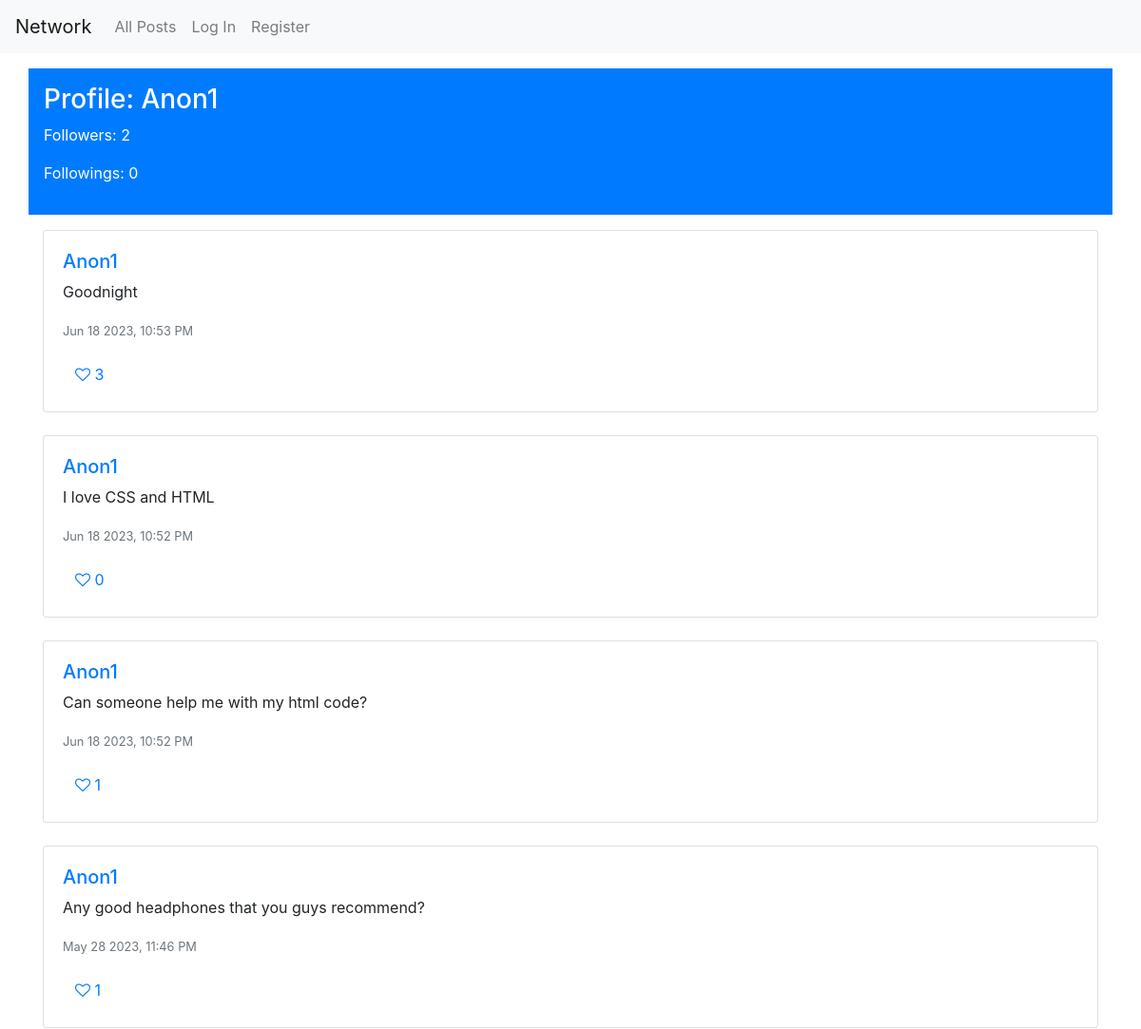
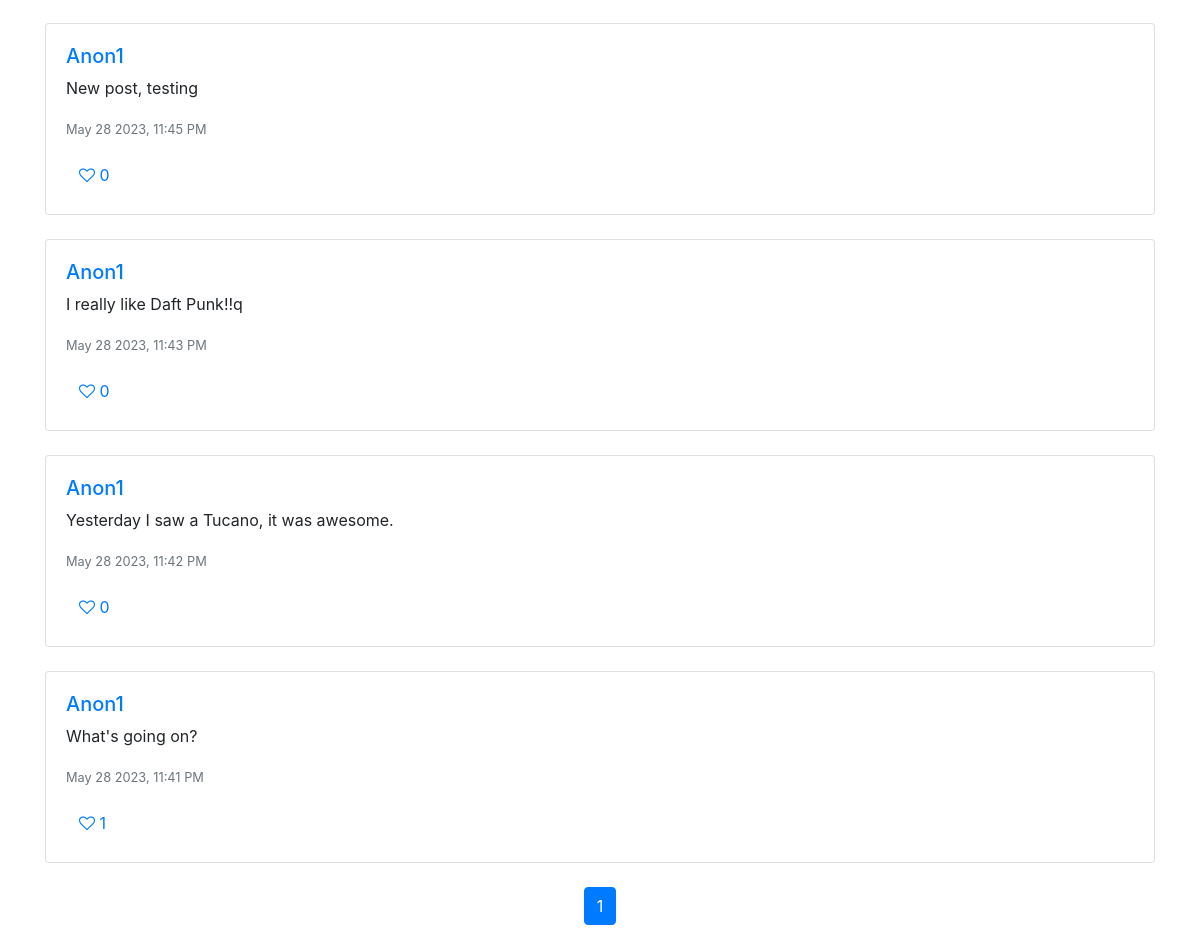
Page /profile/Anon1/ on the committed database (2 pictures, top to bottom).
### network/models.py (models this page shows, shortened)
class User(AbstractUser):
    pass

class Post(models.Model):
    content = models.TextField(blank = False)
    user = models.ForeignKey("User", on_delete=models.CASCADE, related_name="posts")
    timestamp = models.DateTimeField(auto_now_add=True)
    likes = models.IntegerField(default=0)
    editing = models.BooleanField(default=False)
    post_liked = models.ManyToManyField(User, related_name='liked_posts', blank=True)
    def serialize(self, request=None):
        is_liked = False
        if request and request.user.is_authenticated:
            is_liked = self.post_liked.filter(id=request.user.id).exists()
        return {
            "id": self.id,
            "author": self.user.username,
            "content": self.content,
            "timestamp": self.timestamp.strftime("%b %d %Y, %I:%M %p"),
            "likes": self.likes,
            "is_liked": is_liked
        }

### network/views.py (the view)
# urls.py: path('profile/<str:username>/', views.profile_view, name='profile'),
def profile_view(request, username):
    user = get_object_or_404(User, username=username)
    num_followers = Follow.objects.filter(following=user).count()
    num_followings = Follow.objects.filter(follower=user).count()
    follow_obj = None
    if request.user.is_authenticated and request.user != user:
        follow_obj = Follow.objects.filter(follower=request.user, following=user).first()
    posts = Post.objects.filter(user=user).order_by('-timestamp')
    paginator = Paginator(posts, 10)
    page_number = request.GET.get('page')
    page_obj = paginator.get_page(page_number)
    serialized_posts = []
    for post in page_obj:
        serialized_post = post.serialize(request)
        serialized_posts.append(serialized_post)
    return render(request, 'network/profile.html', {
        'profile_user': user,
        'num_followers': num_followers,
        'num_followings': num_followings,
        'follow_obj': follow_obj,
        "page_obj": page_obj,
        "serialized_posts": serialized_posts
    })

### network/templates/network/profile.html (shortened to what this page needs)
{% extends "network/layout.html" %}
{% block body %}
<div class="container p-3 my-3 bg-primary text-white">
<h3>Profile: {{ profile_user.username }}</h3>
<p>Followers: {{ num_followers }}</p>
<p>Followings: {{ num_followings }}</p>
</div>
<div class="container">
  {% for post in serialized_posts %}
  <div class="card mb-4">
    <div class="card-body">
      <h5 class="card-text"><a href="{% url 'profile' post.author %}">{{ post.author }}</a></h5>
      <p id="post-content-{{ post.id }}" class="card-text">{{ post.content }}</p>
      <p class="card-text"><small class="text-muted">{{ post.timestamp }}</small></p>
      <div>
        <button class="btn btn-link like-btn{% if post.is_liked %} liked{% endif %}" data-post-id="{{ post.id }}">
          <i class="fa {% if post.is_liked %}fa-heart{% else %}fa-heart-o{% endif %} heart-icon"></i>
          <span id="post-likes-{{ post.id }}" class="likes-count">{{ post.likes }}</span>
        </button>
      </div>
    </div>
  </div>
  {% empty %}
  <div class="alert alert-primary" role="alert">
    No posts yet.
  </div>
  {% endfor %}
</div>
<div class="container d-flex justify-content-center">
  <nav aria-label="Page navigation">
    <ul class="pagination">
      {% for num in page_obj.paginator.page_range %}
      {% if page_obj.number == num %}
      <li class="page-item active">
        <a class="page-link" href="?page={{ num }}">{{ num }}</a>
      </li>
      {% else %}
      <li class="page-item">
        <a class="page-link" href="?page={{ num }}">{{ num }}</a>
      </li>
      {% endif %}
      {% endfor %}
    </ul>
  </nav>
</div>
{% endblock %}

### rows in the picture
User: username "Anon1", author "Anon1" "Anon1" "Anon1" "Anon1" "Anon1" "Anon1" "Anon1" "Anon1"
Post: content "Goodnight"
Post: content "I love CSS and HTML"
Post: content "Can someone help me with my html code?"
Post: content "Any good headphones that you guys recommend?"
Post: content "New post, testing"
Post: content "I really like Daft Punk!!q"
Post: content "Yesterday I saw a Tucano, it was awesome."
Post: content "What's going on?"

### other values in the picture
{{ num_followers }} "2"
{{ num_followings }} "0"
{{ post.timestamp }} "Jun 18 2023, 10:53 PM" "Jun 18 2023, 10:52 PM" "Jun 18 2023, 10:52 PM" "May 28 2023, 11:46 PM" "May 28 2023, 11:45 PM" "May 28 2023, 11:43 PM" "May 28 2023, 11:42 PM" "May 28 2023, 11:41 PM"
{{ post.likes }} "3" "0" "1" "1" "0" "0" "0" "1"
{{ num }} "1"
